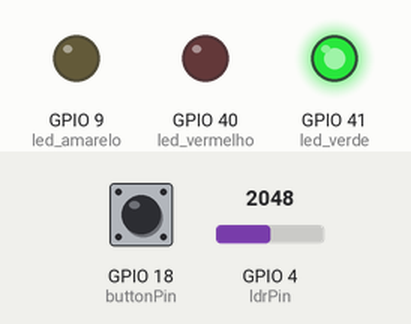
Bench run of a sketch on a simulated ESP32-S3. On the bench: output pins drawn as LEDs (lit = HIGH). Dashed ring = blinking. The test bench sets the inputs (shaded band); at power-on: GPIO 4 (ldrPin) = 2048, GPIO 18 (buttonPin) HIGH. WiFi joins after 1.5 s; servers stay silent unless stated; what the sketch prints to the serial monitor is not drawn.

Above: at 2.9 s.
3.0 s: GPIO 4 (ldrPin) set to 665
At 7.3 s:
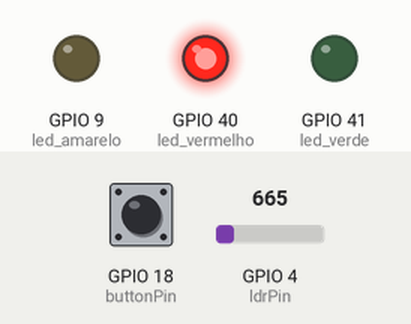
17.0 s: GPIO 4 (ldrPin) set to 553
At 22.1 s:
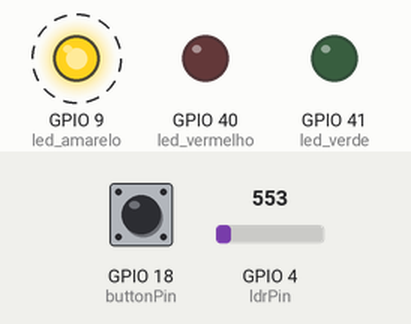
Timing chart, 0 to 30.5 s (numbered marks = the images above; inputs shaded):
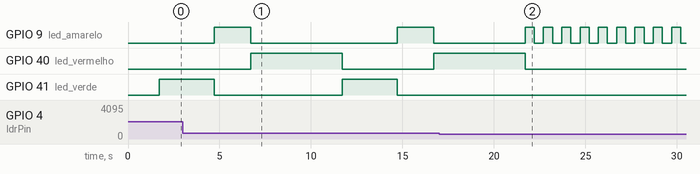

Measured:
- the behaviour switches between 601 and 600 on GPIO 4 (ldrPin) (found by bisection; images 1 and 2)
- after the input at 17.0 s, GPIO 40 (led_vermelho): goes on until 21.7 s, then stays LOW; GPIO 41 (led_verde): stays LOW (without the input it goes to HIGH after 4.7 s)
- by itself, GPIO 9 (led_amarelo): alternates HIGH for 2.0 s and LOW for 8.0 s

The sketch:

sketch.ino
```cpp
#include <WiFi.h>
#include <HTTPClient.h>

#define led_verde 41 // Pino utilizado para controle do led verde
#define led_vermelho 40 // Pino utilizado para controle do led vermelho
#define led_amarelo 9 // Pino utilizado para controle do led amarelo

const int buttonPin = 18;  // Número do pino do botão
const int ldrPin = 4;  // Número do pino do sensor fotoresistor

int buttonState = 0;  // Variável para leitura do estado do botão
int lastButtonState = LOW; // Estado anterior do botão
unsigned long lastDebounceTime = 0; // Tempo da última mudança de estado do botão
unsigned long debounceDelay = 50; // Tempo de debounce em milissegundos

int threshold = 600;

bool isRed = false; // Variável para acompanhar se o LED vermelho está aceso

void setup() {
  // Configuração inicial dos pinos para controle dos LEDs como saídas
  pinMode(led_verde, OUTPUT);
  pinMode(led_vermelho, OUTPUT);
  pinMode(led_amarelo, OUTPUT);

  // Configuração dos pinos de entrada
  pinMode(buttonPin, INPUT); // Inicializa o pino do botão como entrada
  pinMode(ldrPin, INPUT); // Inicializa o pino do LDR como entrada

  // Inicializa todos os LEDs como desligados
  digitalWrite(led_verde, LOW);
  digitalWrite(led_vermelho, LOW);
  digitalWrite(led_amarelo, LOW);

  Serial.begin(9600); // Configuração para debug por interface serial entre ESP e computador com baud rate de 9600

  WiFi.begin("Wokwi-GUEST", ""); // Conexão à rede WiFi aberta com SSID Wokwi-GUEST

  while (WiFi.status() != WL_CONNECTED) { // Verifica a conexão WiFi
    delay(100);
    Serial.print(".");
  }
  Serial.println("Conectado ao WiFi com sucesso!");

  // Verifica o estado do botão
  buttonState = digitalRead(buttonPin);
  if (buttonState == HIGH) {
    Serial.println("Botão pressionado!");
  } else {
    Serial.println("Botão não pressionado!");
  }

  if (WiFi.status() == WL_CONNECTED) { // Se o ESP32 estiver conectado à internet
    HTTPClient http;

    String serverPath = "http://www.google.com.br/"; // Endpoint da requisição HTTP

    http.begin(serverPath.c_str());

    int httpResponseCode = http.GET(); // Código do resultado da requisição HTTP

    if (httpResponseCode > 0) {
      Serial.print("Código de resposta HTTP: ");
      Serial.println(httpResponseCode);
      String payload = http.getString();
      Serial.println(payload);
    } else {
      Serial.print("Código de erro: ");
      Serial.println(httpResponseCode);
    }
    http.end();
  } else {
    Serial.println("WiFi Desconectado");
  }
}

void loop() {
  int ldrStatus = analogRead(ldrPin);

  int reading = digitalRead(buttonPin); // Leitura atual do botão

  // Verifica se houve uma mudança no estado do botão
  if (reading != lastButtonState) {
    lastDebounceTime = millis(); // Atualiza o tempo da última mudança de estado
  }

  if ((millis() - lastDebounceTime) > debounceDelay) {
    // Se o tempo decorrido desde a última mudança de estado é maior que o tempo de debounce
    if (reading != buttonState) {
      buttonState = reading;

      // Se o botão estiver pressionado e o LED vermelho estiver aceso
      if (buttonState == HIGH && isRed) {
        delay(1000); // Aguardar 1 segundo após o pressionamento do botão
        digitalWrite(led_vermelho, LOW);
        isRed = false; // Define que o LED vermelho está apagado
        digitalWrite(led_verde, HIGH);
        delay(3000); // Verde por 3 segundos
        digitalWrite(led_verde, LOW);
      }
    }
  }

  // Atualiza o estado anterior do botão
  lastButtonState = reading;

  if (ldrStatus <= threshold) {
    Serial.print("Está escuro, modo noturno ativado, pisque o LED amarelo");
    Serial.println(ldrStatus);
    digitalWrite(led_amarelo, HIGH);
    delay(500);
    digitalWrite(led_amarelo, LOW);
    delay(500);
  } else {
    Serial.print("Está claro, modo convencional ativado");
    Serial.println(ldrStatus);

    // Alterna entre os LEDs verde, amarelo e vermelho
    digitalWrite(led_verde, HIGH);
    delay(3000); // Verde por 3 segundos
    digitalWrite(led_verde, LOW);

    digitalWrite(led_amarelo, HIGH);
    delay(2000); // Amarelo por 2 segundos
    digitalWrite(led_amarelo, LOW);

    digitalWrite(led_vermelho, HIGH);
    isRed = true; // Define que o LED vermelho está aceso
    delay(5000); // Vermelho por 5 segundos

    digitalWrite(led_vermelho, LOW);
    isRed = false; // Define que o LED vermelho está apagado
  }
}
```
